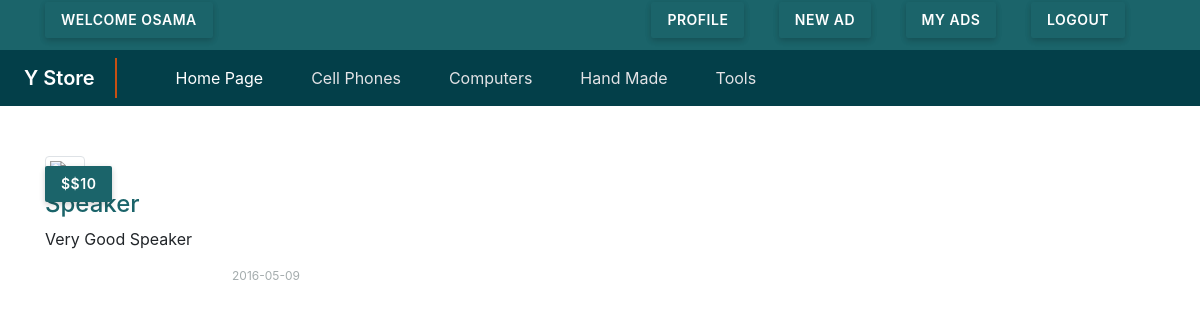
/index.php (signed in), run on the app's committed database.
### tables this page shows
CREATE TABLE IF NOT EXISTS `categories` (
  `CatID` int(11) NOT NULL AUTO_INCREMENT,
  `CatName` varchar(255) NOT NULL,
  `Description` text NOT NULL,
  `parent` int(11) NOT NULL,
  `Ordering` int(11) DEFAULT NULL,
  `Visibility` tinyint(4) NOT NULL DEFAULT 0,
  `Allow_Comment` tinyint(4) NOT NULL DEFAULT 0,
  `Allow_Ads` tinyint(4) NOT NULL DEFAULT 0,
  PRIMARY KEY (`CatID`),
  UNIQUE KEY `Name` (`CatName`)
);

CREATE TABLE IF NOT EXISTS `items` (
  `ItemID` int(11) NOT NULL AUTO_INCREMENT,
  `ItemName` varchar(255) NOT NULL,
  `Description` text NOT NULL,
  `Price` varchar(255) NOT NULL,
  `Date` date NOT NULL,
  `MadeCountry` varchar(255) NOT NULL,
  `Image` varchar(255) NOT NULL,
  `Status` varchar(255) NOT NULL,
  `Rating` smallint(6) NOT NULL,
  `approve` tinyint(4) NOT NULL DEFAULT 0,
  `Cat_ID` int(11) NOT NULL,
  `User_ID` int(11) NOT NULL,
  `tags` varchar(255) DEFAULT NULL,
  PRIMARY KEY (`ItemID`),
  KEY `member_1` (`User_ID`),
  KEY `cat_1` (`Cat_ID`)
);

### init.php (called while the page is built, shortened)
<?php
include "Connect.php";
$temp  = 'Inclodes/templates';
$langu = "Inclodes/Lang";
$fun   = "Inclodes/Functions";
include  $langu . "/english.php";
include  $fun   . "/function.php";
include  $temp  . "/header.php";
include  $temp  . "/navbar.php";
?>

### Inclodes/Functions/function.php (called while the page is built, shortened)
<?php
function getcat($cond='')
{
    global $con;
    $stmt1 = $con->prepare("SELECT* From categories $cond  order by CatName ");
    $stmt1->execute();
    $cats = $stmt1->fetchAll();
    return $cats;
}
function checkstatus($userid) {
    global $con;
    $stmt = $con->prepare("SELECT UserID, UserName,Password  FROM `users` WHERE UserID=? and RegStatus=0 LIMIt 1 ");
    $stmt->execute(array($userid));
    return $stmt->rowCount();
}
function getall($table,$order='ItemName',$way = " ASC",$cond=''){
    global $con;
    $stmt = $con->prepare("SELECT* FROM $table  $cond  order by $order  $way");
    $stmt->execute();
    $all = $stmt->fetchAll();
    return $all;
}
        ?>

### Inclodes/Lang/english.php (called while the page is built)
<?php
function lang($phrase) {
 static $lang = array (
     "add ads"       => "add ads",
     "edit"          => "Edit",
     "login"         => "Login",
     "defult"        => "Defulte",
     'manage'        => "Manage",
     'update'        => "Update",
     'add'           => "Add",
     'insert'        => "insert",
     'delete'        => "delete",
     'error'         => "error",
     'Activate'      => "Activate",
     'Categories'    =>"Categories",
     'items'         =>"Items",
     'visit shop'    =>"visit shop",
     'Home Page'     => "Home Page",
     'home page'     => "Home Page",
     "Home"          => "Home",
     "Gategories"    => "Gategories",
     "item"          => "Items",
     "members"       => "Members",
     "comments"      => "Comments",
     "statistics"    => "Statistics",
     "logs"          => "Logs",
     "Edit profile"  => "Edit profile",
     "Setting"       => "Setting",
     "logout"        => "Logout",
     "dashboard"     => "Dashboard",
     "profile"      => "profile"
 );
 return $lang[$phrase];
}
?>

### index.php (the view, shortened to what this page needs)
<?php
include "init.php";
?>
<div class="container scatdiv">
     <div class = "row">
     <?php
     $record = getall('items','Date',"DESC","WHERE approve =1");
     foreach($record as $v){
         ?>
             <div class="col-md-3 col-6">
              <div class ="thumbnail ">
                      <span class ="pricr-tag">$<?php echo $v['Price']; ?></span>
                      <div class="caption">
                            <h4 ><a class="itema" href="items.php?itemid=<?php echo $v['ItemID'] ?>"><?php echo $v['ItemName']; ?></a></h4>
                            <p><?php echo $v['Description']; ?></p>
                            <p class="float-right idate"><?php echo $v['Date']; ?></p>
                     </div>
          </div>
             </div>
        <?php
     }
      ?>
    </div>
</div>
<?php
include $temp."/footer.php";
?>

### Inclodes/templates/navbar.php (shortened to what this page needs)
<nav class="container-fluid upar">
      <div class="container upercon">
        <?php
        if (isset($_SESSION['user'])) {
          $status = checkstatus($_SESSION['userid']);
          ?>
          <div class="float-left">
            <?php
             if ($status==0) {
              ?>
               <p  class ="uperspan notcro">welcome <?php echo $_SESSION['user']; ?></p>
              <?php
            }
?>
          </div>
          <div  class="float-right">
          <a class="prfile" href="profile.php"><span  class ="uperspan">profile</span></a>
          <a class="prfile" href="newad.php"><span  class ="uperspan">new AD</span></a>
          <a class="prfile" href="profile.php#my-ads"><span  class ="uperspan">My ADS</span></a>
          <a class="prfile" href="logout.php"><span  class ="uperspan">logout</span></a>
          </div>
            <?php
        }
        else
        {
          ?>
            <a class="float-right loghsin" href="login.php">
          <span class ="uperspan">Login/Signup</span>
        </a>
        <?php
        }
        ?>
      </div>
      </nav>
<nav class="navbar  navbar-expand-lg navbar-dark  navbar-default x main-store-nav">
  <a class="navbar-brand" href="#">Y Store</a>
  <div class="collapse navbar-collapse" id="navbarSupportedContent">
    <ul class="navbar-nav mr-auto">
      <li class="nav-item active">
        <a class="nav-link" href="index.php"><?php echo lang('home page');   ?></a>
      </li>
           <?php
                 $cats = getcat("WHERE parent =0");
                 foreach ($cats as $v) {
                   echo "<li class='nav-item '>";
                   echo "<a class='nav-link' href='categories.php?pageid=".$v['CatID']."&pagename=". str_replace(" ","-",$v['CatName']) . "'>".$v['CatName']."</a>";
                   echo "</li>";
                  }
           ?>
        </div>
</nav>

### Layout/Css/admins.css (style rules this page uses)
body { height: 1200px; }
.main-store-nav li { text-transform: capitalize; }
.nav-item { padding-right: 2rem; }
.navbar-dark .navbar-nav .nav-link { color: #e3e3e6; }
.navbar { padding-left: 2%; margin-bottom: 50px; }
.bg-primary, .x { background-color: #033F49; }
.navbar-brand { font-weight: 600; border-right: solid 2px #c75013; padding-right: 20px; }
.navbar-collapse { padding-left: 3%; }
.upar { background-color: #1B646A; padding: 2px 0px 2px 0px; }
.upercon { margin-bottom: 10px; }
.uperspan { background: #1B646A; padding: 10px 16px; width: auto; font-weight: 600; text-transform: uppercase; font-size: 14px; color: #fff; line-height: 16px; letter-spacing: 0.5px; border-radius: 2px; box-shadow: 0 2px 6px rgba(0, 0, 0, 0.1), 0 3px 6px rgba(0, 0, 0, 0.1); border: 0; outline: 0; margin: 0px 30px 0px 0; transition: all 0.25s; cursor: pointer; display: inline-block; }
.notcro { cursor: auto; }
.idate { font-size: 12px; color: #a4acad; padding-top: 0px; }
.itema { color: #1B646A; text-transform: capitalize; }
.pricr-tag { position: absolute; top: 10px; background: #1B646A; padding: 10px 16px; font-weight: 600; text-transform: uppercase; font-size: 14px; color: #fff; line-height: 16px; letter-spacing: 0.5px; border-radius: 2px; box-shadow: 0 2px 6px rgba(0, 0, 0, 0.1), 0 3px 6px rgba(0, 0, 0, 0.1); }

### data on the page
categories: CatName "Cell Phones"
categories: CatName "Computers"
categories: CatName "Hand Made"
categories: CatName "Tools"
items: Price "$10", ItemName "Speaker", Description "Very Good Speaker", Date "2016-05-09"

### other printed values
$_SESSION['user'] "OSAMA"
lang('home page') "Home Page"
